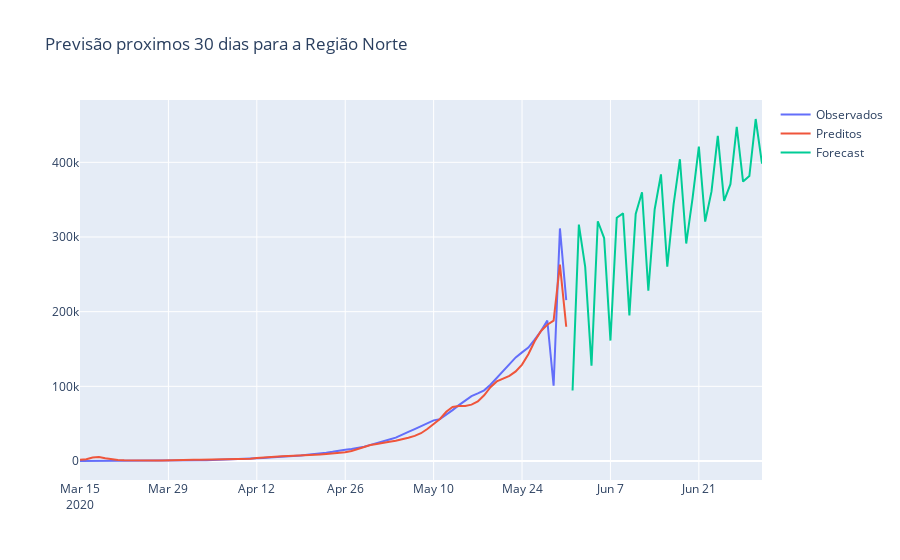

Notebook cell for this chart:
### Markdown cell above
# MODELAGEM

### Code cell
# MEDIA MOVEL INTEGRADA AUTOREGRESSIVA - ARIMA
modelo = arima(confirmados)

# gráfico >> previsão para os próximos 30 dias
fig = go.Figure(go.Scatter(
    x=confirmados.index, y=confirmados, name='Observados'
))

fig.add_trace(go.Scatter(
    x=confirmados.index, y=modelo.predict_in_sample(), name='Preditos'
))

fig.add_trace(go.Scatter(
    x=pd.date_range('2020-06-01', '2020-07-01'), y=modelo.predict(31), name='Forecast'
))

fig.update_layout(title='Previsão proximos 30 dias para a Região Norte')
fig.show()
